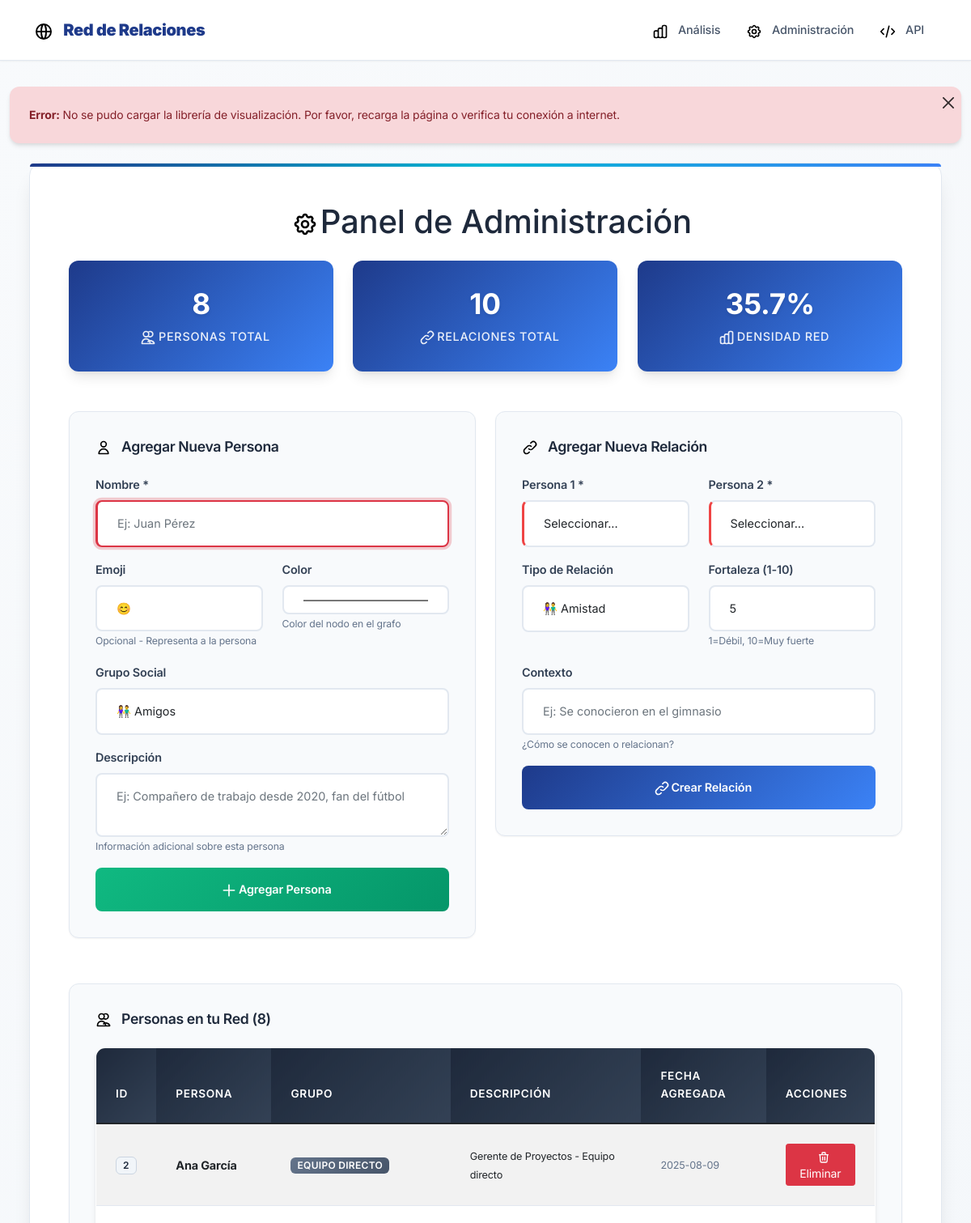
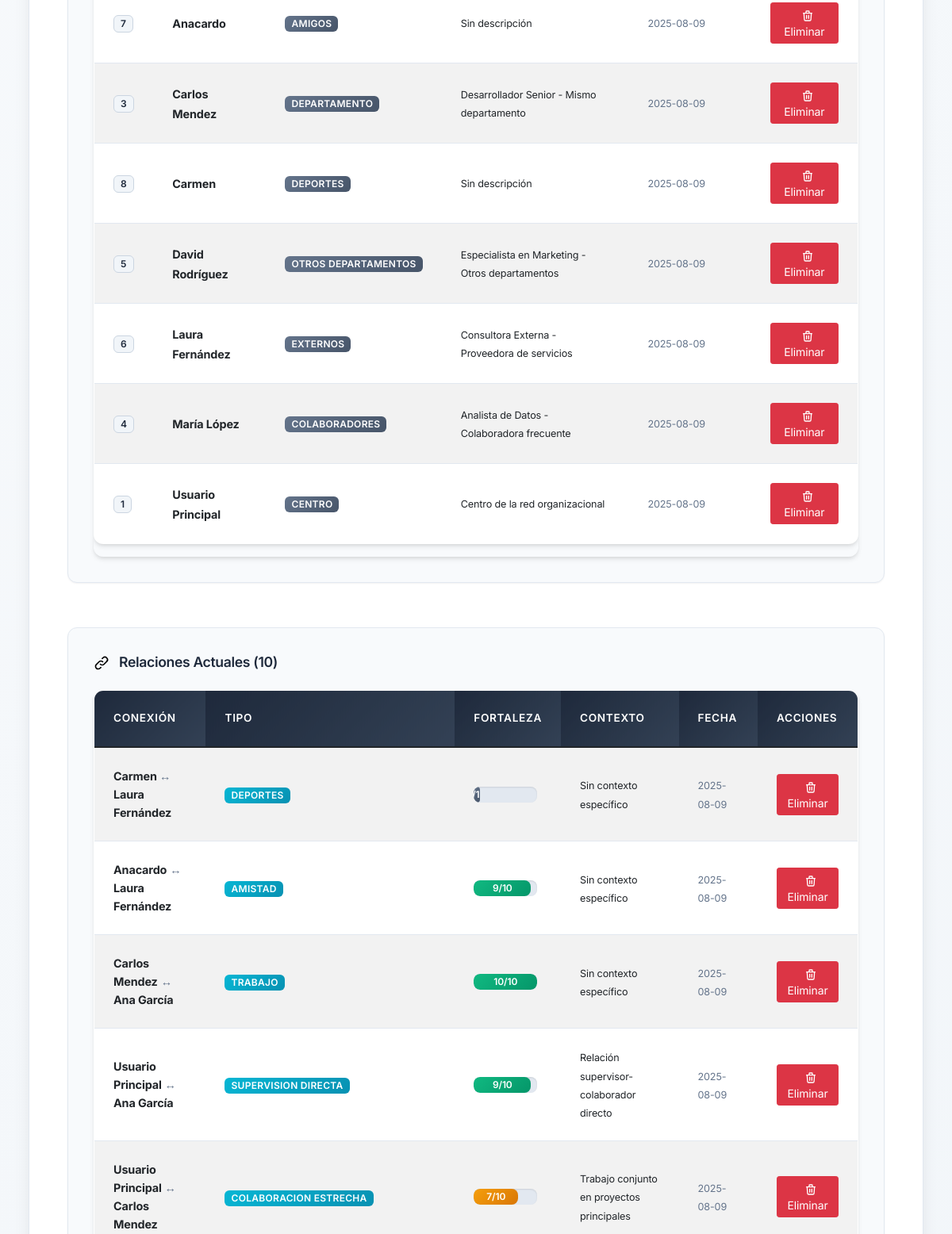
/admin (upper part), run on an earlier commit of the app's database (2 pictures, top to bottom).
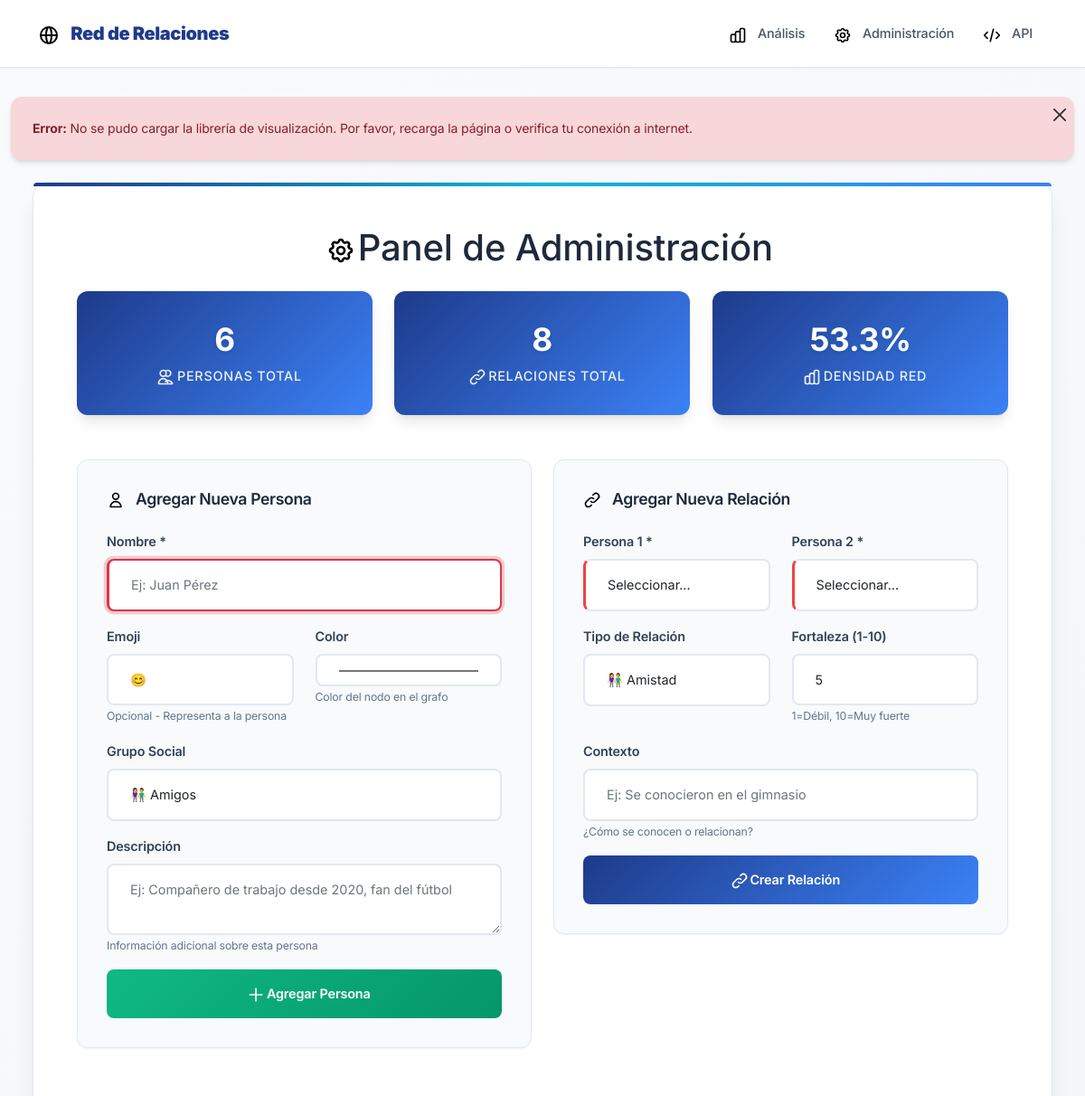
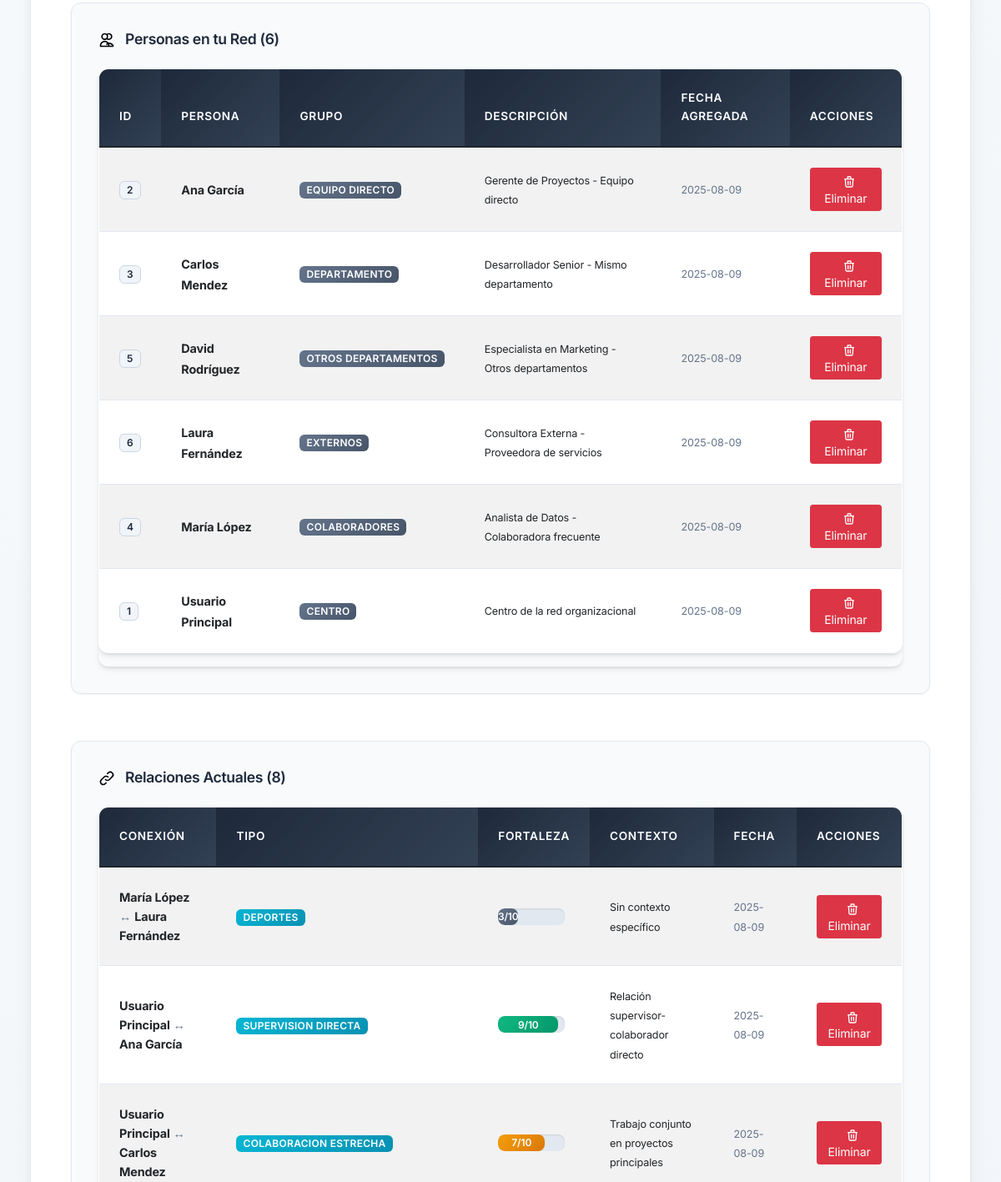
And on a later commit of the database (2 pictures, top to bottom).
### tables this page shows
CREATE TABLE personas (
            id INTEGER PRIMARY KEY AUTOINCREMENT,
            nombre TEXT NOT NULL UNIQUE,
            icono TEXT DEFAULT 'user',
            grupo TEXT DEFAULT 'contactos',
            color TEXT DEFAULT '#3b82f6',
            descripcion TEXT,
            posicion_x REAL,
            posicion_y REAL,
            fecha_creacion TIMESTAMP DEFAULT CURRENT_TIMESTAMP
        );

CREATE TABLE relaciones (
            id INTEGER PRIMARY KEY AUTOINCREMENT,
            persona1_id INTEGER,
            persona2_id INTEGER,
            tipo TEXT DEFAULT 'profesional',
            fortaleza INTEGER DEFAULT 5,
            contexto TEXT,
            fecha_creacion TIMESTAMP DEFAULT CURRENT_TIMESTAMP,
            FOREIGN KEY (persona1_id) REFERENCES personas (id),
            FOREIGN KEY (persona2_id) REFERENCES personas (id),
            UNIQUE(persona1_id, persona2_id)
        );

### mi_red_social/app.py (the view)
@app.route('/admin')
def admin():
    conn = get_db_connection()
    personas = conn.execute('SELECT * FROM personas ORDER BY nombre').fetchall()
    relaciones = conn.execute('''
        SELECT r.*, p1.nombre as persona1_nombre, p2.nombre as persona2_nombre
        FROM relaciones r
        JOIN personas p1 ON r.persona1_id = p1.id
        JOIN personas p2 ON r.persona2_id = p2.id
        ORDER BY r.fecha_creacion DESC
    ''').fetchall()
    conn.close()
    return render_template('admin.html', personas=personas, relaciones=relaciones)

### mi_red_social/app.py (called while the page is built)
def get_db_connection():
    conn = sqlite3.connect(DATABASE)
    conn.row_factory = sqlite3.Row
    return conn

### mi_red_social/templates/admin.html (shortened to what this page needs)
{% extends "base.html" %}
{% block content %}
<div class="main-container">
    <h1 class="text-center mb-4">
        <i class="icon icon-settings icon-xl"></i>
        Panel de Administración
    </h1>
    <div class="row mb-4">
        <div class="col-md-4">
            <div class="stats-card">
                <h3>{{ personas|length }}</h3>
                <p class="mb-0">
                    <i class="icon icon-users icon-white"></i>
                    Personas Total
                </p>
            </div>
        </div>
        <div class="col-md-4">
            <div class="stats-card">
                <h3>{{ relaciones|length }}</h3>
                <p class="mb-0">
                    <i class="icon icon-connections icon-white"></i>
                    Relaciones Total
                </p>
            </div>
        </div>
        <div class="col-md-4">
            <div class="stats-card">
                <h3>{{ ((relaciones|length / ((personas|length * (personas|length - 1)) / 2)) * 100)|round(1) if personas|length > 1 else 0 }}%</h3>
                <p class="mb-0">
                    <i class="icon icon-chart icon-white"></i>
                    Densidad Red
                </p>
            </div>
        </div>
    </div>
    <div class="row">
        <div class="col-md-6">
            <div class="admin-panel">
                <h4>
                    <i class="icon icon-user"></i>
                    Agregar Nueva Persona
                </h4>
                <form method="POST" action="{{ url_for('agregar_persona') }}">
                    <div class="mb-3">
                        <label class="form-label">Nombre *</label>
                        <input type="text" class="form-control" name="nombre" required placeholder="Ej: Juan Pérez">
                    </div>
                    <div class="row">
                        <div class="col-md-6">
                            <label class="form-label">Emoji</label>
                            <input type="text" class="form-control" name="emoji" placeholder="😊" maxlength="2">
                            <small class="text-muted">Opcional - Representa a la persona</small>
                        </div>
                        <div class="col-md-6">
                            <label class="form-label">Color</label>
                            <input type="color" class="form-control" name="color" value="#4ecdc4">
                            <small class="text-muted">Color del nodo en el grafo</small>
                        </div>
                    </div>
                    <div class="mb-3 mt-3">
                        <label class="form-label">Grupo Social</label>
                        <select class="form-control" name="grupo">
                            <option value="amigos">👫 Amigos</option>
                        </select>
                    </div>
                    <div class="mb-3">
                        <label class="form-label">Descripción</label>
                        <textarea class="form-control" name="descripcion" rows="2" placeholder="Ej: Compañero de trabajo desde 2020, fan del fútbol"></textarea>
                        <small class="text-muted">Información adicional sobre esta persona</small>
                    </div>
                    <button type="submit" class="btn btn-success btn-custom w-100">
                        <i class="icon icon-plus icon-white"></i>
                        Agregar Persona
                    </button>
                </form>
            </div>
        </div>
        <div class="col-md-6">
            <div class="admin-panel">
                <h4>
                    <i class="icon icon-link"></i>
                    Agregar Nueva Relación
                </h4>
                <form method="POST" action="{{ url_for('agregar_relacion') }}">
                    <div class="row">
                        <div class="col-md-6">
                            <label class="form-label">Persona 1 *</label>
                            <select class="form-control" name="persona1_id" required>
                                <option value="">Seleccionar...</option>
                            </select>
                        </div>
                        <div class="col-md-6">
                            <label class="form-label">Persona 2 *</label>
                            <select class="form-control" name="persona2_id" required>
                                <option value="">Seleccionar...</option>
                            </select>
                        </div>
                    </div>
                    <div class="row mt-3">
                        <div class="col-md-6">
                            <label class="form-label">Tipo de Relación</label>
                            <select class="form-control" name="tipo">
                                <option value="amistad">👫 Amistad</option>
                            </select>
                        </div>
                        <div class="col-md-6">
                            <label class="form-label">Fortaleza (1-10)</label>
                            <input type="number" class="form-control" name="fortaleza" min="1" max="10" value="5">
                            <small class="text-muted">1=Débil, 10=Muy fuerte</small>
                        </div>
                    </div>
                    <div class="mb-3 mt-3">
                        <label class="form-label">Contexto</label>
                        <input type="text" class="form-control" name="contexto" placeholder="Ej: Se conocieron en el gimnasio">
                        <small class="text-muted">¿Cómo se conocen o relacionan?</small>
                    </div>
                    <button type="submit" class="btn btn-primary btn-custom w-100">
                        <i class="icon icon-link icon-white"></i>
                        Crear Relación
                    </button>
                </form>
            </div>
        </div>
    </div>
    <div class="row mt-4">
        <div class="col-12">
            <div class="admin-panel">
                <h4>
                    <i class="icon icon-users"></i>
                    Personas en tu Red ({{ personas|length }})
                </h4>
                <div class="table-responsive">
                    <table class="table table-striped table-hover">
                        <thead class="table-dark">
                            <tr>
                                <th>ID</th>
                                <th>Persona</th>
                                <th>Grupo</th>
                                <th>Descripción</th>
                                <th>Fecha Agregada</th>
                                <th>Acciones</th>
                            </tr>
                        </thead>
                        <tbody>
                            {% for persona in personas %}
                            <tr>
                                <td><span class="badge bg-light text-dark">{{ persona.id }}</span></td>
                                <td>
                                    <strong>{{ persona.nombre }}</strong>
                                </td>
                                <td>
                                    <span class="badge bg-secondary">{{ persona.grupo.replace('_', ' ').title() }}</span>
                                </td>
                                <td>
                                    <small>{{ persona.descripcion or 'Sin descripción' }}</small>
                                </td>
                                <td>
                                    <small class="text-muted">{{ persona.fecha_creacion[:10] if persona.fecha_creacion else 'N/A' }}</small>
                                </td>
                                <td>
                                    {% if persona.nombre != 'Tú' %}
                                    <a href="{{ url_for('eliminar_persona', persona_id=persona.id) }}"
                                       class="btn btn-sm btn-danger"
                                       onclick="return confirm('¿Estás seguro de eliminar a {{ persona.nombre }}? Se eliminarán también todas sus relaciones.')">
                                       <i class="icon icon-trash icon-white icon-sm"></i>
                                       Eliminar
                                    </a>
                                    {% else %}
                                    <span class="badge bg-warning text-dark">
                                        <i class="icon icon-crown icon-sm"></i>
                                        Centro de la Red
                                    </span>
                                    {% endif %}
                                </td>
                            </tr>
                            {% endfor %}
                        </tbody>
                    </table>
                </div>
            </div>
        </div>
    </div>
    <div class="row mt-4">
        <div class="col-12">
            <div class="admin-panel">
                <h4>
                    <i class="icon icon-connections"></i>
                    Relaciones Actuales ({{ relaciones|length }})
                </h4>
                <div class="table-responsive">
                    <table class="table table-striped table-hover">
                        <thead class="table-dark">
                            <tr>
                                <th>Conexión</th>
                                <th>Tipo</th>
                                <th>Fortaleza</th>
                                <th>Contexto</th>
                                <th>Fecha</th>
                                <th>Acciones</th>
                            </tr>
                        </thead>
                        <tbody>
                            {% for relacion in relaciones %}
                            <tr>
                                <td>
                                    <strong>{{ relacion.persona1_nombre }}</strong>
                                    <span class="text-muted">↔</span>
                                    <strong>{{ relacion.persona2_nombre }}</strong>
                                </td>
                                <td>
                                    <span class="badge bg-info">{{ relacion.tipo.replace('_', ' ').title() }}</span>
                                </td>
                                <td>
                                    <div class="progress" style="height: 20px; width: 80px;">
                                        <div class="progress-bar{% if relacion.fortaleza >= 8 %} bg-success{% elif relacion.fortaleza >= 6 %} bg-warning{% elif relacion.fortaleza >= 4 %} bg-info{% else %} bg-secondary{% endif %}" style="width: {{ relacion.fortaleza * 10 }}%;">
                                            {{ relacion.fortaleza }}/10
                                        </div>
                                    </div>
                                </td>
                                <td>
                                    <small>{{ relacion.contexto or 'Sin contexto específico' }}</small>
                                </td>
                                <td>
                                    <small class="text-muted">{{ relacion.fecha_creacion[:10] if relacion.fecha_creacion else 'N/A' }}</small>
                                </td>
                                <td>
                                    <a href="{{ url_for('eliminar_relacion', relacion_id=relacion.id) }}"
                                       class="btn btn-sm btn-danger"
                                       onclick="return confirm('¿Eliminar la relación entre {{ relacion.persona1_nombre }} y {{ relacion.persona2_nombre }}?')">
                                       <i class="icon icon-trash icon-white icon-sm"></i>
                                       Eliminar
                                    </a>
                                </td>
                            </tr>
                            {% endfor %}
                        </tbody>
                    </table>
                </div>
            </div>
        </div>
    </div>
</div>
{% endblock %}

### mi_red_social/templates/base.html (shortened to what this page needs)
<!DOCTYPE html>
<html lang="es">
<head>
    <link href="https://cdn.jsdelivr.net/npm/bootstrap@5.1.3/dist/css/bootstrap.min.css" rel="stylesheet">
    <link rel="stylesheet" type="text/css" href="https://unpkg.com/vis-network/standalone/umd/vis-network.min.css" />
    <link rel="stylesheet" type="text/css" href="{{ url_for('static', filename='css/base.css') }}">
    <link rel="stylesheet" type="text/css" href="{{ url_for('static', filename='css/index.css') }}">
    <link rel="stylesheet" type="text/css" href="{{ url_for('static', filename='css/accessibility.css') }}">
</head>
<body>
    <nav class="navbar navbar-expand-lg navbar-light navbar-custom" role="navigation" aria-label="Navegación principal">
        <div class="container">
            <a class="navbar-brand" href="{{ url_for('index') }}" aria-label="Ir a la página principal">
                <i class="icon icon-network icon-lg" aria-hidden="true"></i>
                <strong>Red de Relaciones</strong>
            </a>
            <div class="navbar-nav ms-auto">
                <a class="nav-link" href="{{ url_for('index') }}" aria-label="Ir al análisis de red">
                    <i class="icon icon-chart" aria-hidden="true"></i>
                    Análisis
                </a>
                <a class="nav-link" href="{{ url_for('admin') }}" aria-label="Ir a la administración">
                    <i class="icon icon-settings" aria-hidden="true"></i>
                    Administración
                </a>
                <a class="nav-link" href="/api/grafo" target="_blank" aria-label="Abrir API en nueva ventana">
                    <i class="icon icon-code" aria-hidden="true"></i>
                    API
                </a>
            </div>
        </div>
    </nav>
    <div class="container-fluid">
        <main id="main-content" tabindex="-1">
            {% block content %}{% endblock %}
        </main>
    </div>
</body>
</html>

### mi_red_social/static/css/index.css (style rules this page uses)
html, body { overflow-x: hidden !important; max-width: 100vw !important; box-sizing: border-box !important; }
*, *::before, *::after { box-sizing: border-box !important; }
body { width: 100% !important; margin: 0 !important; padding: 0 !important; }

### mi_red_social/static/css/accessibility.css (style rules this page uses)
.icon { aria-hidden: true; }
.text-muted { color: #64748b !important; }
.badge.bg-light { color: #1e293b !important; background-color: #f1f5f9 !important; }
.form-control:required { border-left: 3px solid #ef4444; }
.table th { font-weight: 600; }
.table-responsive { overflow-x: auto; -webkit-overflow-scrolling: touch; }

What changed in the data, as far as the page shows it:
removed personas: id "7", nombre "Anacardo", grupo.replace "AMIGOS", descripcion "Sin descripción", fecha_creacion "2025-08-09"
removed personas: id "8", nombre "Carmen", grupo.replace "DEPORTES", descripcion "Sin descripción", fecha_creacion "2025-08-09"
removed relaciones: persona1_nombre "Carmen", persona2_nombre "Laura Fernández", tipo.replace "DEPORTES", {{ relacion.fortaleza * 10 }} 10 (drawn), contexto "Sin contexto específico", fecha_creacion "2025-08-09", fortaleza 1 (drawn)
removed relaciones: persona1_nombre "Anacardo", persona2_nombre "Laura Fernández", tipo.replace "AMISTAD", fortaleza "9", contexto "Sin contexto específico", fecha_creacion "2025-08-09"
changed relaciones "Sin contexto específico": persona1_nombre "Carlos Mendez" → "María López"; persona2_nombre "Ana García" → "Laura Fernández"; tipo.replace "TRABAJO" → "DEPORTES"; fortaleza "10" → "3"
Also different on the page:
{{ personas|length }}: "8" → "6"
{{ relaciones|length }}: "10" → "8"
text no longer shown: "35.7"
text now shown: "53.3"
